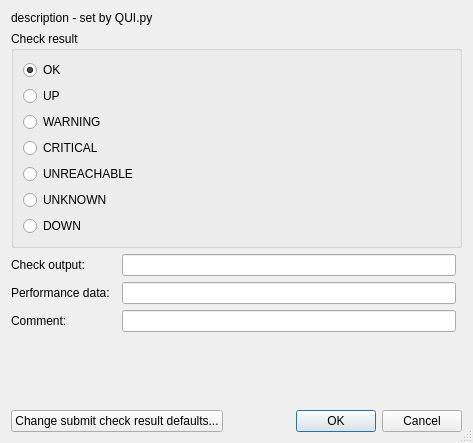
<?xml version="1.0" encoding="UTF-8"?>
<ui version="4.0">
 <class>dialog_submit</class>
 <widget class="QDialog" name="dialog_submit">
  <property name="geometry">
   <rect>
    <x>0</x>
    <y>0</y>
    <width>473</width>
    <height>443</height>
   </rect>
  </property>
  <property name="maximumSize">
   <size>
    <width>16777215</width>
    <height>16777215</height>
   </size>
  </property>
  <property name="windowTitle">
   <string>Submit check result</string>
  </property>
  <property name="sizeGripEnabled">
   <bool>true</bool>
  </property>
  <property name="modal">
   <bool>true</bool>
  </property>
  <layout class="QGridLayout" name="gridLayout">
   <item row="5" column="2">
    <widget class="QLineEdit" name="input_lineedit_performance_data">
     <property name="sizePolicy">
      <sizepolicy hsizetype="Expanding" vsizetype="Maximum">
       <horstretch>0</horstretch>
       <verstretch>0</verstretch>
      </sizepolicy>
     </property>
    </widget>
   </item>
   <item row="3" column="0" alignment="Qt::AlignVCenter">
    <widget class="QLabel" name="label_check_output">
     <property name="text">
      <string>Check output:</string>
     </property>
    </widget>
   </item>
   <item row="3" column="2">
    <widget class="QLineEdit" name="input_lineedit_check_output">
     <property name="sizePolicy">
      <sizepolicy hsizetype="Expanding" vsizetype="Maximum">
       <horstretch>0</horstretch>
       <verstretch>0</verstretch>
      </sizepolicy>
     </property>
    </widget>
   </item>
   <item row="5" column="0" alignment="Qt::AlignVCenter">
    <widget class="QLabel" name="label_performance_data">
     <property name="text">
      <string>Performance data:</string>
     </property>
    </widget>
   </item>
   <item row="1" column="0" colspan="4">
    <widget class="QGroupBox" name="check_result_groupbox">
     <property name="title">
      <string>Check result</string>
     </property>
     <layout class="QVBoxLayout" name="verticalLayout">
      <item>
       <widget class="QRadioButton" name="input_radiobutton_result_ok">
        <property name="text">
         <string>OK</string>
        </property>
        <property name="checked">
         <bool>true</bool>
        </property>
       </widget>
      </item>
      <item>
       <widget class="QRadioButton" name="input_radiobutton_result_up">
        <property name="text">
         <string>UP</string>
        </property>
       </widget>
      </item>
      <item>
       <widget class="QRadioButton" name="input_radiobutton_result_warning">
        <property name="text">
         <string>WARNING</string>
        </property>
       </widget>
      </item>
      <item>
       <widget class="QRadioButton" name="input_radiobutton_result_critical">
        <property name="text">
         <string>CRITICAL</string>
        </property>
       </widget>
      </item>
      <item>
       <widget class="QRadioButton" name="input_radiobutton_result_unreachable">
        <property name="text">
         <string>UNREACHABLE</string>
        </property>
       </widget>
      </item>
      <item>
       <widget class="QRadioButton" name="input_radiobutton_result_unknown">
        <property name="text">
         <string>UNKNOWN</string>
        </property>
       </widget>
      </item>
      <item>
       <widget class="QRadioButton" name="input_radiobutton_result_down">
        <property name="text">
         <string>DOWN</string>
        </property>
       </widget>
      </item>
     </layout>
    </widget>
   </item>
   <item row="7" column="0" alignment="Qt::AlignVCenter">
    <widget class="QLabel" name="label_comment">
     <property name="text">
      <string>Comment:</string>
     </property>
    </widget>
   </item>
   <item row="0" column="0" colspan="4">
    <widget class="QLabel" name="input_label_description">
     <property name="text">
      <string>description - set by QUI.py</string>
     </property>
    </widget>
   </item>
   <item row="11" column="0" rowspan="2" colspan="4">
    <layout class="QHBoxLayout" name="horizontalLayout">
     <item>
      <widget class="QPushButton" name="button_change_defaults_submit_check_result">
       <property name="text">
        <string>Change submit check result defaults...</string>
       </property>
      </widget>
     </item>
     <item>
      <widget class="QDialogButtonBox" name="button_box">
       <property name="orientation">
        <enum>Qt::Horizontal</enum>
       </property>
       <property name="standardButtons">
        <set>QDialogButtonBox::Cancel|QDialogButtonBox::Ok</set>
       </property>
      </widget>
     </item>
    </layout>
   </item>
   <item row="7" column="2">
    <widget class="QLineEdit" name="input_lineedit_comment">
     <property name="sizePolicy">
      <sizepolicy hsizetype="Expanding" vsizetype="Maximum">
       <horstretch>0</horstretch>
       <verstretch>0</verstretch>
      </sizepolicy>
     </property>
    </widget>
   </item>
   <item row="10" column="0">
    <spacer name="verticalSpacer">
     <property name="orientation">
      <enum>Qt::Vertical</enum>
     </property>
     <property name="sizeHint" stdset="0">
      <size>
       <width>20</width>
       <height>40</height>
      </size>
     </property>
    </spacer>
   </item>
  </layout>
 </widget>
 <tabstops>
  <tabstop>input_radiobutton_result_ok</tabstop>
  <tabstop>input_radiobutton_result_up</tabstop>
  <tabstop>input_radiobutton_result_warning</tabstop>
  <tabstop>input_radiobutton_result_critical</tabstop>
  <tabstop>input_radiobutton_result_unreachable</tabstop>
  <tabstop>input_radiobutton_result_unknown</tabstop>
  <tabstop>input_radiobutton_result_down</tabstop>
  <tabstop>input_lineedit_check_output</tabstop>
  <tabstop>input_lineedit_performance_data</tabstop>
  <tabstop>input_lineedit_comment</tabstop>
  <tabstop>button_change_defaults_submit_check_result</tabstop>
 </tabstops>
 <resources/>
 <connections>
  <connection>
   <sender>button_box</sender>
   <signal>accepted()</signal>
   <receiver>dialog_submit</receiver>
   <slot>accept()</slot>
   <hints>
    <hint type="sourcelabel">
     <x>248</x>
     <y>254</y>
    </hint>
    <hint type="destinationlabel">
     <x>157</x>
     <y>274</y>
    </hint>
   </hints>
  </connection>
  <connection>
   <sender>button_box</sender>
   <signal>rejected()</signal>
   <receiver>dialog_submit</receiver>
   <slot>reject()</slot>
   <hints>
    <hint type="sourcelabel">
     <x>316</x>
     <y>260</y>
    </hint>
    <hint type="destinationlabel">
     <x>286</x>
     <y>274</y>
    </hint>
   </hints>
  </connection>
 </connections>
</ui>
